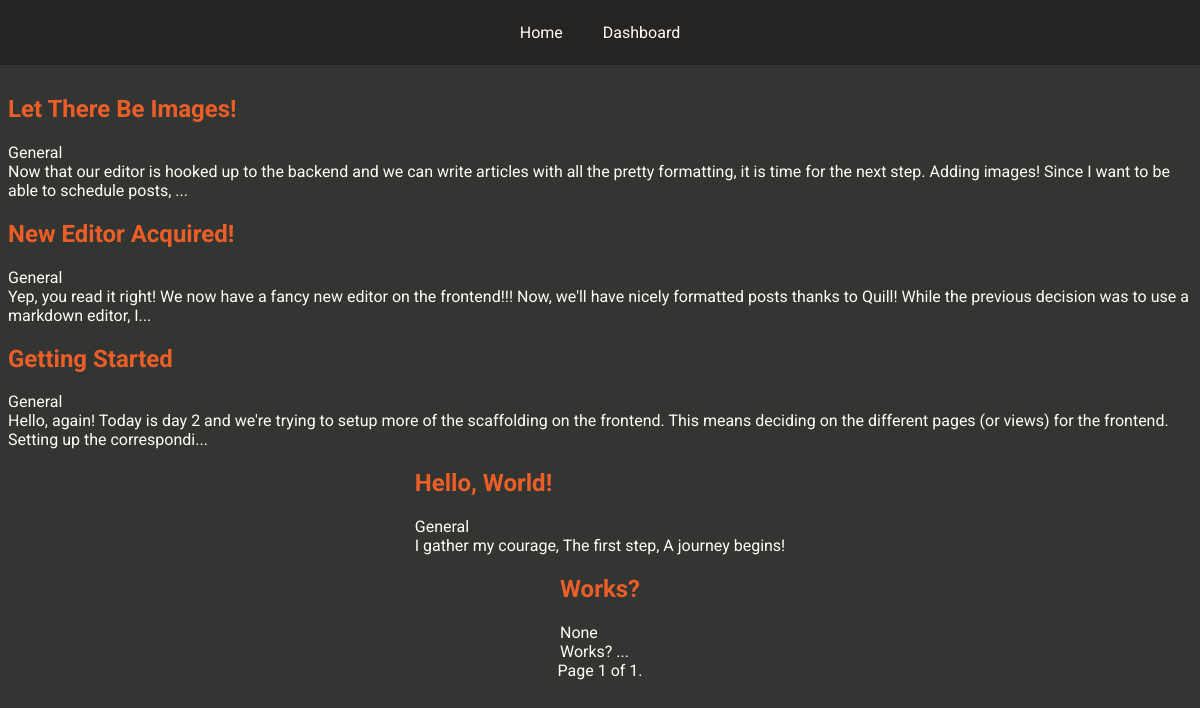
Before: /dashboard/ (signed in) with the older database file.
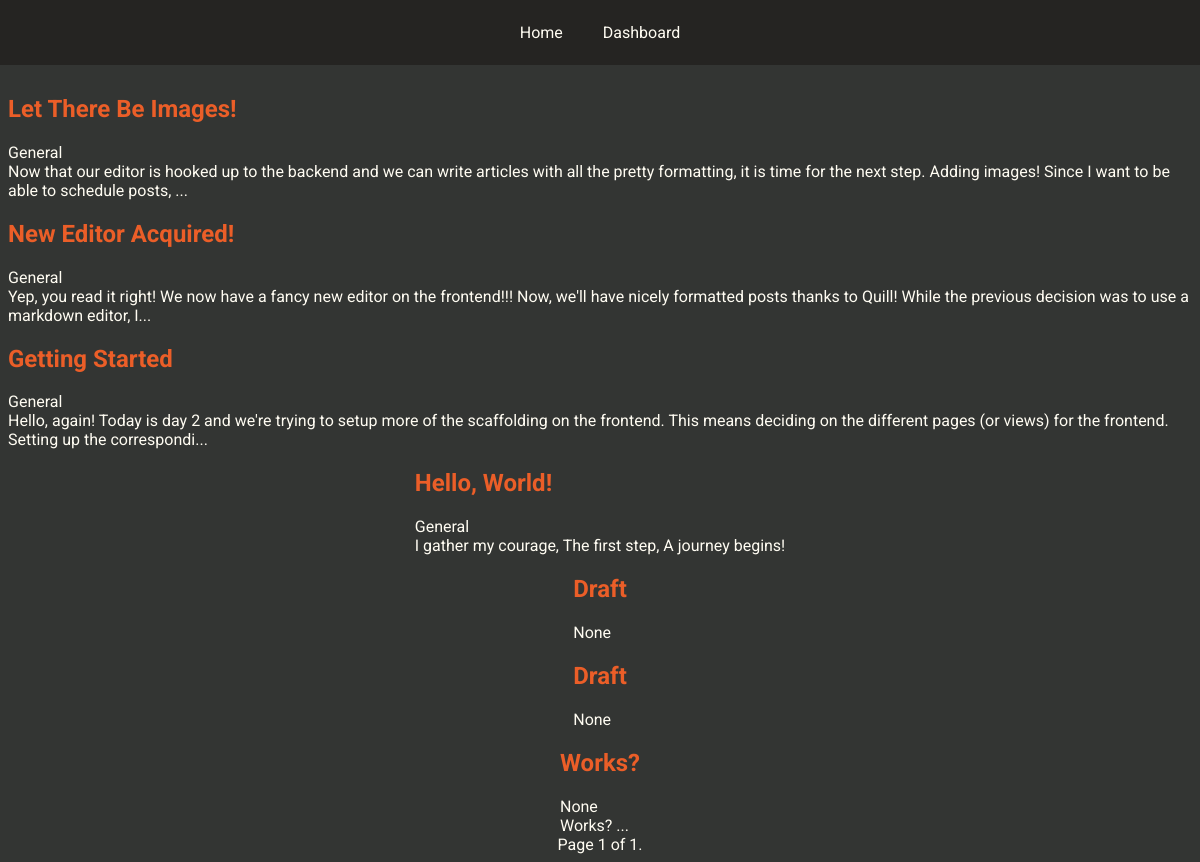
After: the same page with the newer database file.
### blog/models.py (models this page shows, shortened)
class Article(models.Model):
    class Status(models.TextChoices):
        DRAFT = "DR", _("Draft")
        SCHEDULED = "SC", _("Scheduled")
        PUBLISHED = "PU", _("Published")
    title = models.CharField(max_length=250)
    slug = models.SlugField(max_length=255, unique=True)
    content = models.TextField()
    excerpt = models.TextField(max_length=200, blank=True)
    topic = models.ForeignKey(Topic, on_delete=models.SET_NULL, null=True)
    tags = models.ManyToManyField(Tag, blank=True)
    status = models.CharField(max_length=2, choices=Status, default=Status.DRAFT)
    featured_image = models.ImageField(upload_to='media/images/', blank=True)
    created_at = models.DateTimeField(auto_now_add=True)
    updated_at = models.DateTimeField(auto_now=True)
    published_at = models.DateTimeField(null=True, blank=True)
    author = models.ForeignKey(User, on_delete=models.CASCADE)
    class Meta:
        ordering = ['-published_at', '-created_at']
        indexes = [
            models.Index(fields=['status', 'published_at']),
        ]

class Topic(models.Model):
    name = models.CharField(max_length=100, unique=True)
    slug = models.SlugField(max_length=100, unique=True)
    description = models.TextField(blank=True)
    def __str__(self):
        return self.name

### blog/views.py (the view)
# urls.py: path("dashboard/", views.dashboard, name="dashboard"),
def dashboard(request):
    if not request.user.is_authenticated:
        raise Http404("Page does not exist")
    ARTICLES_PER_PAGE = 15
    page_number = request.GET.get('page', 1)
    articles = Article.objects.all()
    paginator = Paginator(articles, ARTICLES_PER_PAGE)
    try:
        page_obj = paginator.page(page_number)
    except EmptyPage as e:
        return render(request, 'blog/dashboard.html', {"message": str(e)})
    return render(request, 'blog/dashboard.html', {"page_obj": page_obj})

### blog/templates/blog/dashboard.html (shortened to what this page needs)
{% extends 'blog/layout.html' %}
{% load static %}
{% block css %}
    <link rel="stylesheet" href="{% static 'blog/css/index.css' %}">
{% endblock %}
{% block body %}
    {% if page_obj %}
        {% for article in page_obj %}
            <article class="article-card">
                <h2><a href="{% url 'blog:draft' article.id %}">
                    {% if article.title %}
                        {{ article.title }}
                    {% else %}
                        Draft
                    {% endif %}
                </a></h2>
                <div>{{ article.topic }}</div>
                <div>{{ article.excerpt }}</div>
            </article>
        {% endfor %}
        <div class="pagination">
            <span class="step-links">
                <span class="current">
                    Page {{ page_obj.number }} of {{ page_obj.paginator.num_pages }}.
                </span>
            </span>
        </div>
    {% endif %}
{% endblock %}

Changed rows visible on the page:
added Article: title "Draft", topic "None"
added Article: title "Draft", topic "None"
